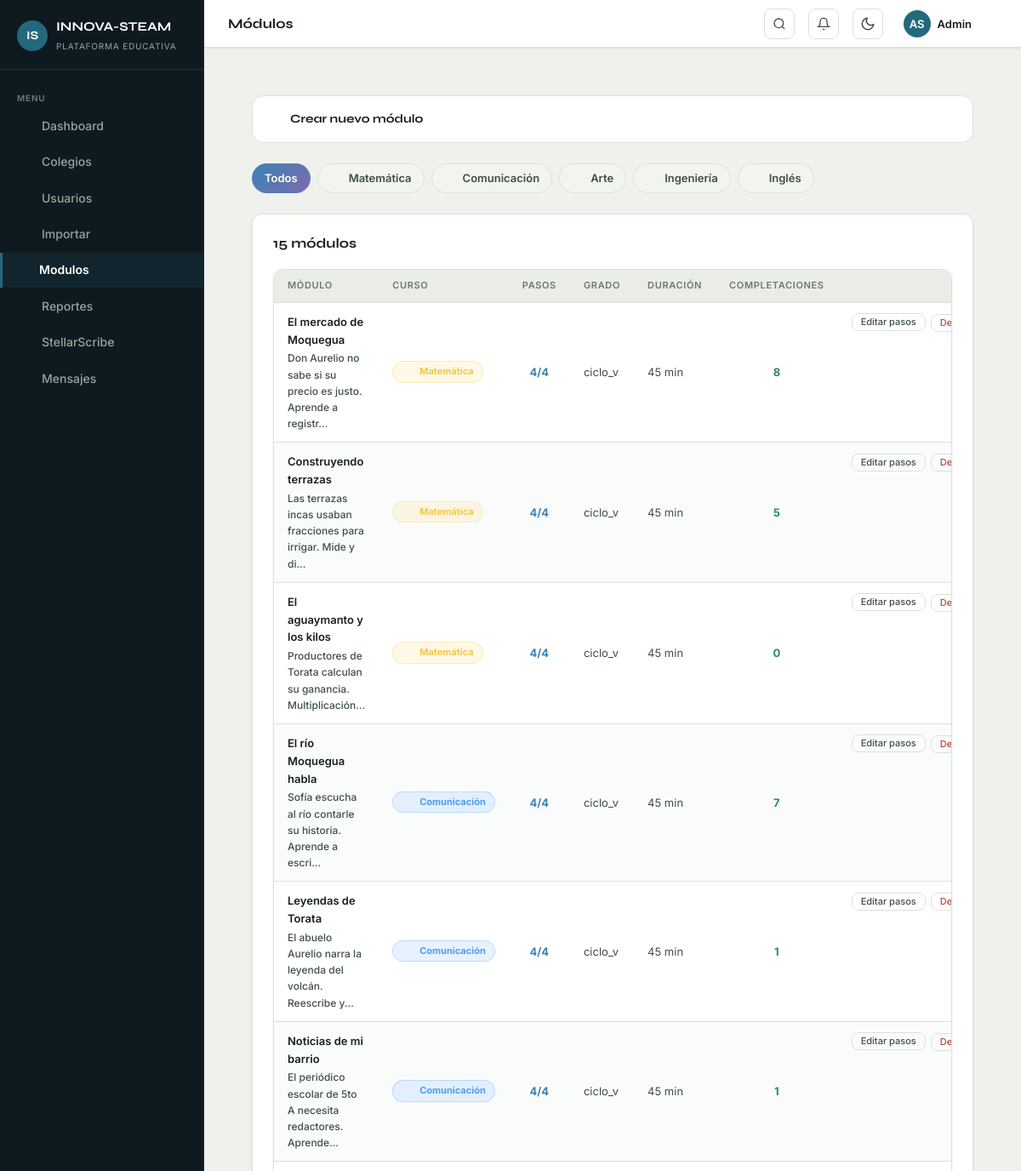
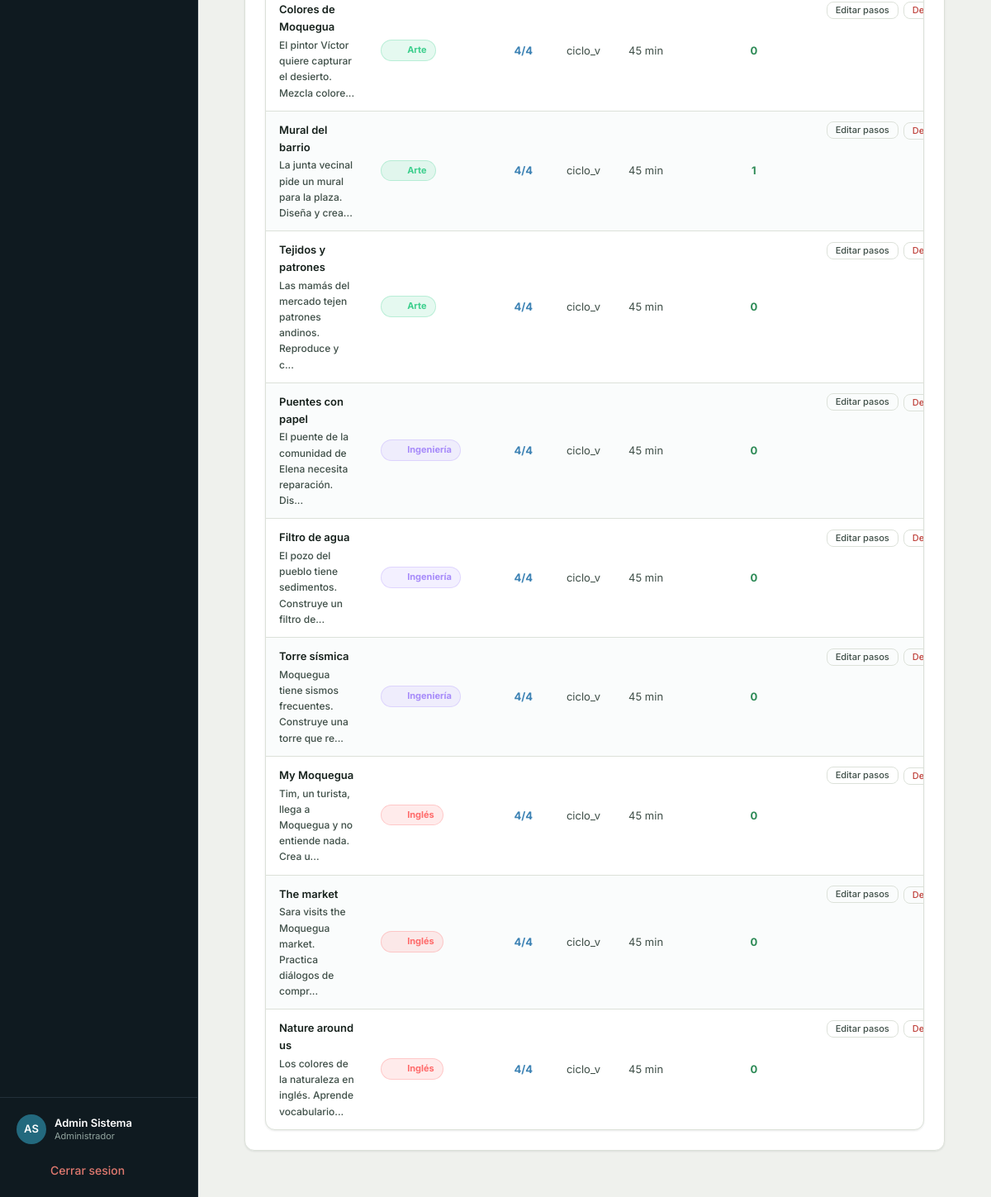
Screenshot of /admin/modulos.php (signed in) with the database file from the repository (2 pictures, top to bottom).
### tables this page shows
CREATE TABLE cursos (
  id                  INT UNSIGNED AUTO_INCREMENT PRIMARY KEY,
  nombre              VARCHAR(100) NOT NULL,
  slug                VARCHAR(80)  NOT NULL UNIQUE,
  color_hex           VARCHAR(10),
  icono               VARCHAR(30),
  descripcion         TEXT,
  competencias_cneb   TEXT,
  activo              TINYINT(1)   NOT NULL DEFAULT 1
);

CREATE TABLE modulos (
  id                  INT UNSIGNED AUTO_INCREMENT PRIMARY KEY,
  curso_id            INT UNSIGNED NOT NULL,
  titulo              VARCHAR(200) NOT NULL,
  descripcion         TEXT,
  grado_ciclo         ENUM('ciclo_v','ambos') NOT NULL DEFAULT 'ciclo_v',
  minutos_estimados   INT          NOT NULL DEFAULT 45,
  orden               INT          NOT NULL DEFAULT 0,
  activo              TINYINT(1)   NOT NULL DEFAULT 1,
  created_at          TIMESTAMP    NOT NULL DEFAULT CURRENT_TIMESTAMP,
  CONSTRAINT fk_modulos_curso FOREIGN KEY (curso_id) REFERENCES cursos(id) ON DELETE CASCADE
);

### includes/config.php (called while the page is built, shortened)
<?php
function sanitize(string $val): string
{
    return htmlspecialchars(trim($val), ENT_QUOTES, 'UTF-8');
}

### admin/modulos.php (the view, shortened to what this page needs)
<?php
require_once __DIR__ . '/../includes/config.php';
require_once __DIR__ . '/../includes/functions.php';
$pdo = getDB();
$cursoId = (int)($_GET['curso'] ?? 0);
$cursos = $pdo->query("SELECT * FROM cursos WHERE activo=1 ORDER BY id")->fetchAll();
$where = $cursoId ? 'WHERE m.curso_id=?' : 'WHERE 1=1';
$params = $cursoId ? [$cursoId] : [];
$modulos = $pdo->prepare("
    SELECT m.*, c.nombre as curso_nombre, c.color_hex, c.icono,
           COUNT(DISTINCT mp.id) as pasos_count,
           COUNT(DISTINCT pe.id) as completaciones
    FROM modulos m
    JOIN cursos c ON c.id=m.curso_id
    LEFT JOIN modulo_pasos mp ON mp.modulo_id=m.id
    LEFT JOIN progreso_estudiante pe ON pe.modulo_id=m.id AND pe.completado=1
    $where
    GROUP BY m.id
    ORDER BY m.curso_id, m.orden
");
$modulos->execute($params);
$modulos = $modulos->fetchAll();
require_once __DIR__ . '/../includes/header.php';
?>
<div class="page-content">
  <details style="background:var(--bg-surface);border:1px solid var(--bg-border);border-radius:14px;padding:0;margin-bottom:24px;overflow:hidden">
    <summary style="padding:16px 20px;cursor:pointer;font-family:'Syne',sans-serif;font-weight:700;font-size:14px;color:var(--text-primary);display:flex;align-items:center;gap:8px;list-style:none">
      <i data-lucide="plus-circle" style="width:16px;height:16px;color:var(--accent)"></i>
      Crear nuevo módulo
    </summary>
  </details>
  <div style="display:flex; gap:8px; margin-bottom:24px; flex-wrap:wrap;">
    <a href="modulos.php" style="text-decoration:none;">
      <span style="display:inline-flex; align-items:center; padding:6px 14px; border-radius:20px; font-size:13px; font-weight:600; background:<?= !$cursoId?'linear-gradient(135deg,var(--blue),var(--purple))':'var(--bg-elevated)' ?>; color:<?= !$cursoId?'#fff':'var(--text-secondary)' ?>; border:1px solid <?= !$cursoId?'transparent':'var(--bg-border)' ?>;">
        Todos
      </span>
    </a>
    <?php foreach ($cursos as $c): ?>
    <a href="modulos.php?curso=<?= $c['id'] ?>" style="text-decoration:none;">
      <span style="display:inline-flex; align-items:center; gap:6px; white-space:nowrap; padding:6px 14px; border-radius:20px; font-size:13px; font-weight:600; background:<?= $cursoId==$c['id']?$c['color_hex'].'33':'var(--bg-elevated)' ?>; color:<?= $cursoId==$c['id']?$c['color_hex']:'var(--text-secondary)' ?>; border:1px solid <?= $cursoId==$c['id']?$c['color_hex'].'55':'var(--bg-border)' ?>;">
        <?= iconoCurso($c['icono']) ?> <?= sanitize($c['nombre']) ?>
      </span>
    </a>
    <?php endforeach; ?>
  </div>
  <div class="card">
    <div class="card-header">
      <h2 class="card-title"><?= count($modulos) ?> módulos</h2>
    </div>
    <div class="table-wrapper">
      <table>
        <thead><tr><th>Módulo</th><th>Curso</th><th>Pasos</th><th>Grado</th><th>Duración</th><th>Completaciones</th><th></th></tr></thead>
        <tbody>
          <?php foreach ($modulos as $m): ?>
          <tr>
            <td>
              <div style="font-weight:600; color:var(--text-primary);"><?= sanitize($m['titulo']) ?></div>
              <div style="font-size:12px; color:var(--text-secondary); margin-top:2px;"><?= sanitize(substr($m['descripcion'] ?? '', 0, 60)) ?>...</div>
            </td>
            <td>
              <span class="chip-curso" style="background:<?= $m['color_hex'] ?>22;color:<?= $m['color_hex'] ?>;border:1px solid <?= $m['color_hex'] ?>44">
                <?= iconoCurso($m['icono']) ?> <?= sanitize($m['curso_nombre']) ?>
              </span>
            </td>
            <td style="color:var(--blue); font-weight:700; text-align:center;"><?= $m['pasos_count'] ?>/4</td>
            <td style="color:var(--text-secondary); font-size:13px;"><?= $m['grado_ciclo'] ?></td>
            <td style="color:var(--text-secondary); font-size:13px;"><?= $m['minutos_estimados'] ?> min</td>
            <td style="color:var(--green); font-weight:700; text-align:center;"><?= $m['completaciones'] ?></td>
            <td style="display:flex;gap:6px;align-items:center">
              <a href="<?= BASE_URL ?>/admin/modulo_pasos.php?modulo_id=<?= (int)$m['id'] ?>"
                 class="btn btn-ghost" style="font-size:11px;padding:4px 10px">
                Editar pasos
              </a>
              <form method="POST" style="display:inline">
                <button type="submit" class="btn btn-ghost" style="font-size:11px;padding:4px 10px;color:<?= $m['activo']?'var(--danger)':'var(--green)' ?>">
                  <?= $m['activo'] ? 'Desactivar' : 'Activar' ?>
                </button>
              </form>
            </td>
          </tr>
          <?php endforeach; ?>
        </tbody>
      </table>
    </div>
  </div>
</div>
<?php require_once __DIR__ . '/../includes/footer.php'; ?>

### assets/css/sidebar.css (style rules this page uses)
.page-content { padding: 28px; flex: 1; max-width: 1200px; }

### assets/css/motion.css (style rules this page uses)
.reveal-ready [data-reveal] { opacity: 0; transform: translateY(14px); }
.reveal-ready [data-reveal].is-visible { opacity: 1; transform: none; transition: opacity .45s cubic-bezier(.22, 1, .36, 1), transform .45s cubic-bezier(.22, 1, .36, 1); transition-delay: var(--reveal-delay, 0ms); }
:where(a, button, input, select, textarea, [tabindex]):focus-visible { outline: 2px solid var(--accent); outline-offset: 2px; border-radius: 4px; }

### rows the page displays
cursos: nombre "Matemática"
cursos: nombre "Comunicación"
cursos: nombre "Arte"
cursos: nombre "Ingeniería"
cursos: nombre "Inglés"
modulos: titulo "El mercado de Moquegua", descripcion "Don Aurelio no sabe si su precio es justo. Aprende a registr", curso.nombre "Matemática", pasos_count "4", grado_ciclo "ciclo_v", minutos_estimados "45", completaciones "8", activo "Desactivar"
modulos: titulo "Construyendo terrazas", descripcion "Las terrazas incas usaban fracciones para irrigar. Mide y di", curso.nombre "Matemática", pasos_count "4", grado_ciclo "ciclo_v", minutos_estimados "45", completaciones "5", activo "Desactivar"
modulos: titulo "El aguaymanto y los kilos", descripcion "Productores de Torata calculan su ganancia. Multiplicación", curso.nombre "Matemática", pasos_count "4", grado_ciclo "ciclo_v", minutos_estimados "45", completaciones "0", activo "Desactivar"
modulos: titulo "El río Moquegua habla", descripcion "Sofía escucha al río contarle su historia. Aprende a escri", curso.nombre "Comunicación", pasos_count "4", grado_ciclo "ciclo_v", minutos_estimados "45", completaciones "7", activo "Desactivar"
modulos: titulo "Leyendas de Torata", descripcion "El abuelo Aurelio narra la leyenda del volcán. Reescribe y", curso.nombre "Comunicación", pasos_count "4", grado_ciclo "ciclo_v", minutos_estimados "45", completaciones "1", activo "Desactivar"
modulos: titulo "Noticias de mi barrio", descripcion "El periódico escolar de 5to A necesita redactores. Aprende", curso.nombre "Comunicación", pasos_count "4", grado_ciclo "ciclo_v", minutos_estimados "45", completaciones "1", activo "Desactivar"
modulos: titulo "Colores de Moquegua", descripcion "El pintor Víctor quiere capturar el desierto. Mezcla colore", curso.nombre "Arte", pasos_count "4", grado_ciclo "ciclo_v", minutos_estimados "45", completaciones "0", activo "Desactivar"
modulos: titulo "Mural del barrio", descripcion "La junta vecinal pide un mural para la plaza. Diseña y crea", curso.nombre "Arte", pasos_count "4", grado_ciclo "ciclo_v", minutos_estimados "45", completaciones "1", activo "Desactivar"
modulos: titulo "Tejidos y patrones", descripcion "Las mamás del mercado tejen patrones andinos. Reproduce y c", curso.nombre "Arte", pasos_count "4", grado_ciclo "ciclo_v", minutos_estimados "45", completaciones "0", activo "Desactivar"
modulos: titulo "Puentes con papel", descripcion "El puente de la comunidad de Elena necesita reparación. Dis", curso.nombre "Ingeniería", pasos_count "4", grado_ciclo "ciclo_v", minutos_estimados "45", completaciones "0", activo "Desactivar"
modulos: titulo "Filtro de agua", descripcion "El pozo del pueblo tiene sedimentos. Construye un filtro de", curso.nombre "Ingeniería", pasos_count "4", grado_ciclo "ciclo_v", minutos_estimados "45", completaciones "0", activo "Desactivar"
modulos: titulo "Torre sísmica", descripcion "Moquegua tiene sismos frecuentes. Construye una torre que re", curso.nombre "Ingeniería", pasos_count "4", grado_ciclo "ciclo_v", minutos_estimados "45", completaciones "0", activo "Desactivar"
modulos: titulo "My Moquegua", descripcion "Tim, un turista, llega a Moquegua y no entiende nada. Crea u", curso.nombre "Inglés", pasos_count "4", grado_ciclo "ciclo_v", minutos_estimados "45", completaciones "0", activo "Desactivar"
modulos: titulo "The market", descripcion "Sara visits the Moquegua market. Practica diálogos de compr", curso.nombre "Inglés", pasos_count "4", grado_ciclo "ciclo_v", minutos_estimados "45", completaciones "0", activo "Desactivar"
modulos: titulo "Nature around us", descripcion "Los colores de la naturaleza en inglés. Aprende vocabulario", curso.nombre "Inglés", pasos_count "4", grado_ciclo "ciclo_v", minutos_estimados "45", completaciones "0", activo "Desactivar"

### other values shown
$item['label'] "Dashboard"
$item['label'] "Colegios"
$item['label'] "Usuarios"
$item['label'] "Importar"
$item['label'] "Modulos"
$item['label'] "Reportes"
$item['label'] "StellarScribe"
$item['label'] "Mensajes"
$initials "AS"
$rolLabel "Administrador"
$pageTitle "Módulos"
$user['nombre'] "Admin"
count($modulos) "15"
